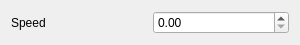
<?xml version="1.0" encoding="UTF-8"?>
<ui version="4.0">
 <class>CTimelineSeqeunceInstructionWidgetVibrate</class>
 <widget class="CTimelineSeqeunceInstructionWidgetBase" name="CTimelineSeqeunceInstructionWidgetVibrate">
  <property name="geometry">
   <rect>
    <x>0</x>
    <y>0</y>
    <width>300</width>
    <height>38</height>
   </rect>
  </property>
  <property name="windowTitle">
   <string>Form</string>
  </property>
  <layout class="QGridLayout" name="gridLayout">
   <item row="0" column="0">
    <widget class="QLabel" name="label_2">
     <property name="text">
      <string>Speed</string>
     </property>
    </widget>
   </item>
   <item row="0" column="1">
    <widget class="QDoubleSpinBox" name="pSpeedVibrateSpinBox"/>
   </item>
  </layout>
 </widget>
 <customwidgets>
  <customwidget>
   <class>CTimelineSeqeunceInstructionWidgetBase</class>
   <extends>QWidget</extends>
   <header>Editor/SequenceEditor/TimelineSeqeunceInstructionWidgets.h</header>
   <container>1</container>
  </customwidget>
 </customwidgets>
 <resources/>
 <connections/>
</ui>
